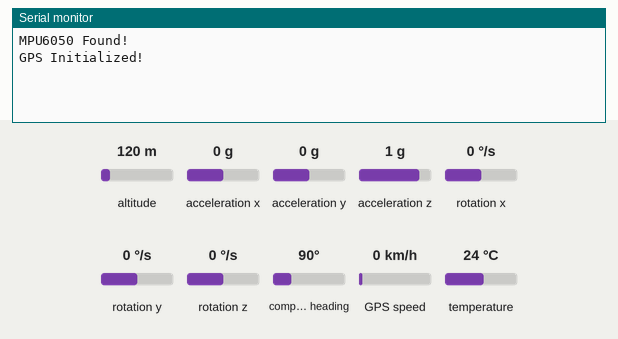
Simulated run of this sketch. Board: Arduino Uno, built with avr-gcc and run on an emulated ATmega328P. On the bench: the last lines printed to the serial monitor. The test bench sets the inputs (shaded band); at power-on: acceleration x 0 g, acceleration y 0 g, acceleration z 1 g, GPS speed 0 km/h, altitude 120 m, rotation x 0 °/s, rotation y 0 °/s, rotation z 0 °/s, compass heading 90°, temperature 24 °C. The GPS gets a fix after 3 s at 37.7749, -122.4194 with 8 satellites.

Above: at 1.2 s.
1.3 s: acceleration x set to -1.4 g
At 3.7 s:
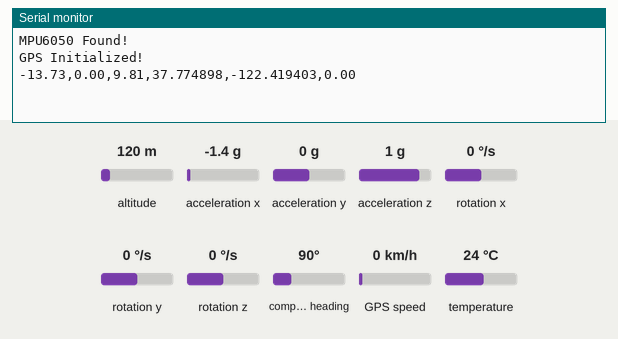
4.3 s: acceleration y set to -1.4 g
At 5.6 s:
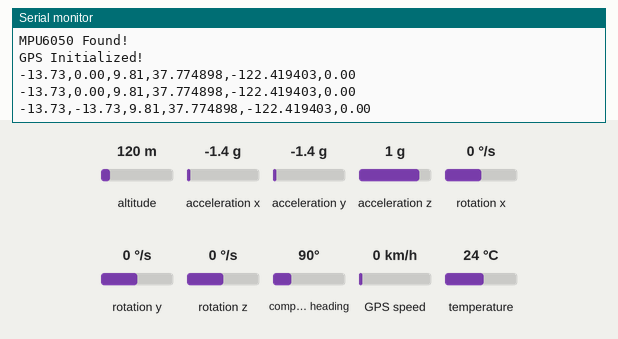
5.8 s: acceleration z set to -1.4 g
At 6.9 s:
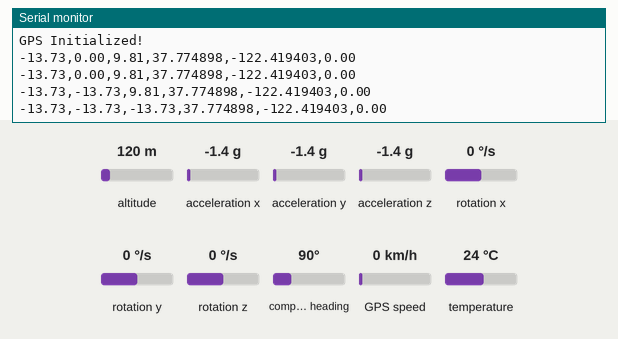
7.3 s: GPS speed set to 2 km/h
At 8.9 s:
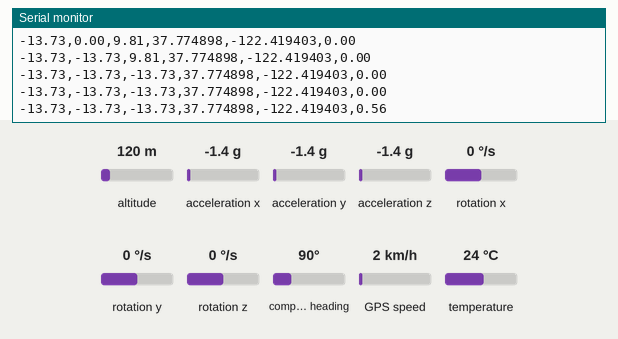

Measured:
- after the input at 1.3 s, the serial monitor: prints a new line after 1.7 s (image 1)
- after the input at 4.3 s, the serial monitor: prints a new line after 0.74 s (image 2)
- after the input at 5.8 s, the serial monitor: prints a new line after 0.25 s (image 3)
- after the input at 7.3 s, the serial monitor: prints a new line after 0.75 s (image 4)

The sketch:

matlab_mpu6050_gpsneo6..ino
```cpp
#include <Wire.h>
#include <Adafruit_MPU6050.h>
#include <Adafruit_Sensor.h>
#include <SoftwareSerial.h>
#include <TinyGPS++.h>

// MPU-6050 setup
Adafruit_MPU6050 mpu;

// GPS setup
static const int RXPin = 4, TXPin = 3; // GPS RX, TX pins
static const uint32_t GPSBaud = 9600;
TinyGPSPlus gps;
SoftwareSerial ss(RXPin, TXPin);

void setup() {
  // Start serial communication to PC
  Serial.begin(115200);

  // Initialize MPU-6050
  if (!mpu.begin()) {
    Serial.println("Failed to find MPU6050 chip");
    while (1) {
      delay(10);
    }
  }
  mpu.setAccelerometerRange(MPU6050_RANGE_8_G);
  Serial.println("MPU6050 Found!");

  // Start serial communication to GPS
  ss.begin(GPSBaud);
  Serial.println("GPS Initialized!");
}

void loop() {
  // Read from GPS module
  while (ss.available() > 0) {
    gps.encode(ss.read());
  }

  // Get sensor events from MPU-6050
  sensors_event_t a, g, temp;
  mpu.getEvent(&a, &g, &temp);

  // Check if we have a valid GPS location
  if (gps.location.isValid() && gps.location.isUpdated()) {
    // Print all data in a single comma-separated line
    Serial.print(a.acceleration.x);
    Serial.print(",");
    Serial.print(a.acceleration.y);
    Serial.print(",");
    Serial.print(a.acceleration.z);
    Serial.print(",");
    Serial.print(gps.location.lat(), 6); // latitude with 6 decimal places
    Serial.print(",");
    Serial.print(gps.location.lng(), 6); // longitude with 6 decimal places
    Serial.print(",");
    Serial.println(gps.speed.mps()); // speed in meters per second
  }
}
```
